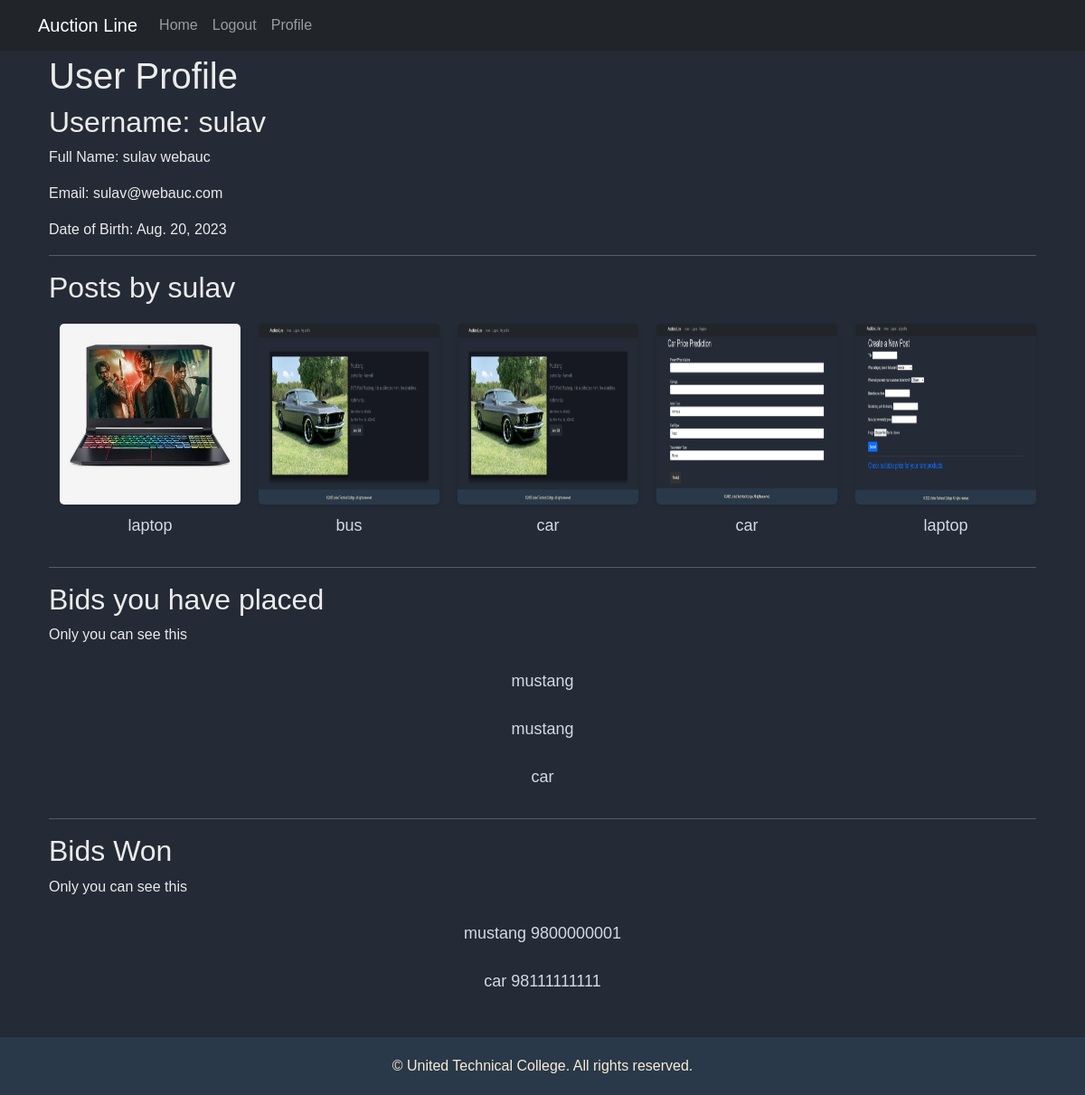
/viewprofile/ (signed in), run on the app's committed database.
### userapp/models.py (models this page shows, shortened)
class CustomUser(AbstractUser):
    username = models.CharField(max_length=64, unique=True)
    email=models.EmailField(_('email address'), unique=True)
    USERNAME_FIELD = 'email'
    REQUIRED_FIELDS = []
    objects = CustomUserManager()

class UserProfile(models.Model):
    user = models.ForeignKey(CustomUser, on_delete=models.CASCADE) # sets foreign key to primary key of user table
    full_name =models.CharField(max_length=255)
    primary_location = models.CharField(max_length=128)
    date_of_birth = models.DateField()
    phone_number = models.CharField(max_length=12)

### postapp/models.py (models this page shows, shortened)
class Post(models.Model):
    def namecomFile1(self, filename):
        return '/'.join([f"{self.category}_pics", str(self.slug), 'comp_pic.jpg'])
    slug = models.CharField(default=None, max_length=16)
    user = models.ForeignKey(get_user_model(), on_delete=models.CASCADE)
    title = models.CharField(max_length=255)
    category = models.CharField(max_length=255, default='Any')
    description = models.TextField(null=True)
    comp_image = models.ImageField(upload_to=namecomFile1,null=True)
    sell_location = models.CharField(default='any', max_length=128)
    sold = models.BooleanField(default=False)
    winner = models.ForeignKey(UserProfile, on_delete=models.CASCADE, null=True, default=None)
    bidstart = models.IntegerField(default=0)
    buynow = models.IntegerField(default=0)
    date_posted = models.DateTimeField(default=datetime.now())
    date_end = models.DateTimeField(default=None)

### bidapp/models.py (models this page shows, shortened)
class Bid(models.Model):
    post = models.ForeignKey(Post, on_delete=models.CASCADE) # sets the post
    participant = models.ForeignKey(UserProfile, on_delete=models.CASCADE) # the bidder
    amount = models.IntegerField() # Bid amount
    datetime = models.DateTimeField(default=datetime.now())

### userapp/views.py (the view)
# urls.py: path('viewprofile/', userviews.view_profile, name='viewprofile'),
@login_required # if not logged in sends back to login page
def view_profile(request):
    profile = UserProfile.objects.filter(user=request.user).first() # details from the profile table
    if not profile:
        return redirect('createprofile')
    joined_bids = Bid.objects.filter(participant=profile).all() # bids the user has joined
    posts = Post.objects.filter(user=request.user) # posts created by the user
    wonbids = Post.objects.filter(winner=profile).all() # bids the user won
    sellers = []
    wonbid = []
    for bid in wonbids:
        tuser = bid.user
        wonbid.append(bid.title)
        sellers.append(UserProfile.objects.filter(user=tuser).first().phone_number)
    return render(request, 'userapp/viewprofile.html',{'auth':request.user.is_authenticated,'cuser':request.user,'profile':profile, 'posts':posts,'own':True, 'bid':joined_bids, 'wonbid':list(zip(wonbid, sellers))})

### templates/userapp/viewprofile.html (shortened to what this page needs)
{% extends 'base.html' %}
{% block content %}
  <div class="container">
    <h1>User Profile</h1>
    <div class="profile-info">
      <h2>Username: {{ cuser.username }}</h2>
      <p>Full Name: {{ profile.full_name }}</p>
      {% if own %}
      <p>Email: {{ cuser.email }}</p>
      {% endif %}
      <p>Date of Birth: {{ profile.date_of_birth }}</p>
    </div>
    <hr>
    <h2>Posts by {{ cuser.username }}</h2>
    <div class="container">
      <div class="product-line">
          {% for item in posts %}
          <a href="/view/{{item.slug}}" class="product-item">
              <img src="/media/{{item.category}}_pics/{{item.slug}}/comp_pic.jpg" alt="Product 1" class="product-image">
              <p class="product-name">{{item.title}}</p>
          </a>
          {% endfor %}
      </div>
    </div>
<hr>
  <h2>Bids you have placed </h2>
  <p>Only you can see this</p>
    <div class="container">
      {% for item in bid %}
      <a href="/bid/{{item.post.slug}}" class="product-item">
        <p class="product-name">{{item.post.title}} </p>
      </a>
      {% endfor %}
    </div>
<hr>
    <div class="woncontainer">
      <h2>Bids Won </h2>
      <p>Only you can see this</p>
      {% for item in wonbid %}
      <div class="product-item">
        <p class="product-name">
        {% for row in item %}
        {{row}}
        {% endfor %}
        </p>
      </div>
      {% endfor %}
    </div>
  </div>
  <br>
  <br>
  <br>
{% endblock %}

### templates/base.html (style rules this page uses)
body { padding-top: 60px; background-color: #5e6063; font-family: sans-serif; }
a { text-decoration: none; }
body.dark-theme { background-color: rgb(36, 43, 54); color: #ebebeb; }

### templates/userapp/viewprofile.html (style rules this page uses)
.product-line { display: flex; justify-content: flex-start; gap: 20px; margin-top: 20px; }
.product-item { display: flex; flex-direction: column; align-items: center; text-align: center; text-decoration: none; color: rgb(212, 217, 231); }
.product-image { width: 200px; height: 200px; border-radius: 5px; box-shadow: 0 2px 4px rgba(0, 0, 0, 0.1); }
.product-name { font-size: 18px; margin-top: 10px; }

### data on the page
CustomUser: username "sulav", email "sulav@webauc.com"
UserProfile: full_name "sulav webauc", date_of_birth "Aug. 20, 2023"
Post: category (picture), title "laptop"
Post: category (picture), title "bus"
Post: category (picture), title "car"
Post: category (picture), title "car"
Post: category (picture), title "laptop"
Bid: post "mustang"
Bid: post "mustang"
Bid: post "car"
Post: item "mustang"
UserProfile: item "9800000001"
Post: item "car"
UserProfile: item "98111111111"
